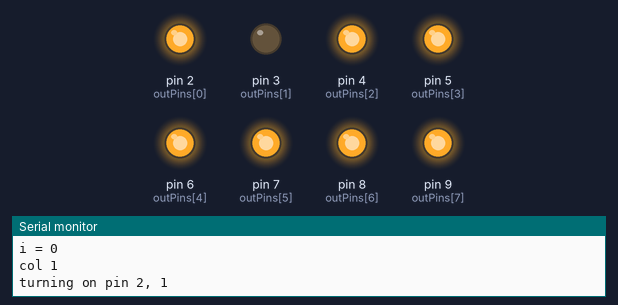
A sketch run on a simulated Arduino Uno, built with avr-gcc and run on an emulated ATmega328P. On the bench: output pins drawn as LEDs (lit = HIGH), the last lines printed to the serial monitor.

Above: at 0.2 s.
At 3.7 s:
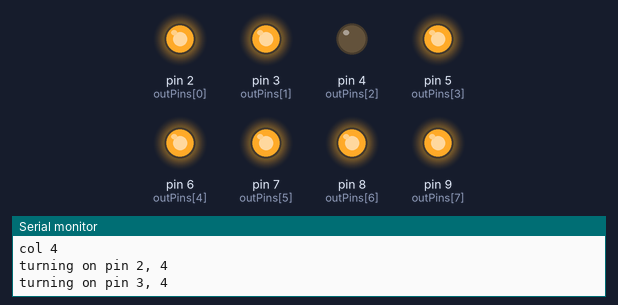
At 6.5 s:
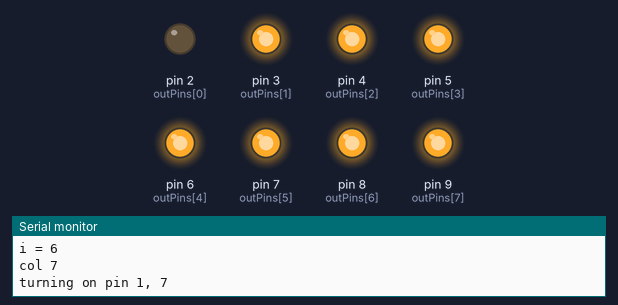
Timing chart, 0 to 9.2 s (numbered marks = the images above):
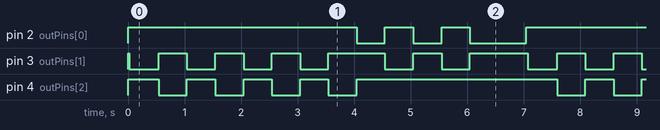

Measured:
- by itself, pin 2 (outPins[0]): repeats every 7.0 s: HIGH 0.50 s, LOW 0.50 s, HIGH 0.50 s, LOW 1.0 s, HIGH 4.0 s, LOW 0.50 s
- by itself, pin 4 (outPins[2]): repeats every 7.0 s: 3 × (HIGH 0.50 s, LOW 0.50 s), HIGH 3.5 s, LOW 0.50 s
- by itself, pin 3 (outPins[1]): repeats every 7.0 s: 3 × (HIGH 0.50 s, LOW 0.50 s), HIGH 1.0 s, LOW 0.50 s, HIGH 0.50 s, LOW 0.50 s, HIGH 1.0 s, LOW 0.52 s

The sketch:

arduino_code.ino
```cpp
int outPins[8] = {2, 3, 4, 5, 6, 7, 8, 9};
int muxPins[3] = {12, 11, 10};
String board = "0110000001100000011000000110000011000000110000001000000010000000";//"1111111111111111111111111111111111111111111111111111111111111111";


void setup() {
  // put your setup code here, to run once:
  Serial.begin(9600);
  for (int i = 0; i < 8; i++) {
    pinMode(outPins[i], OUTPUT);
    digitalWrite(outPins[i], HIGH);
  }
  pinMode(muxPins[0], OUTPUT);
  pinMode(muxPins[1], OUTPUT);
  pinMode(muxPins[2], OUTPUT);
  pinMode(muxPins[0], LOW);
  pinMode(muxPins[1], LOW);
  pinMode(muxPins[2], LOW);
}

void loop() {
  // put your main code here, to run repeatedly:

  while(1) {//Serial.available()) {
    //board = Serial.readString();
    Serial.println(board);
    Serial.println(board.length());
    if (board.length() != 64)
      continue;
    int index = 0;
    for (int i = 0; i < 8; i++) {

      for (int w = 0; w < 8; w++) {
        digitalWrite(outPins[w], HIGH);
      }
      for (int w = 0; w < 3; w++) {
        digitalWrite(muxPins[w], LOW);
      }


      Serial.print("i = ");
      Serial.println(i);
      if (i == 0) {
        //case 0: // S = 000
          digitalWrite(muxPins[0], LOW);
          digitalWrite(muxPins[1], LOW);
          digitalWrite(muxPins[2], LOW);
          Serial.println("col 1");
      }
      else if (i == 1) {//  case 1: // S = 001
          digitalWrite(muxPins[0], HIGH);
          digitalWrite(muxPins[1], LOW);
          digitalWrite(muxPins[2], LOW);
          Serial.println("col 2");
      }
      else if (i == 2) {//  case 2: // S = 010
          digitalWrite(muxPins[0], LOW);
          digitalWrite(muxPins[1], HIGH);
          digitalWrite(muxPins[2], LOW);
          Serial.println("col 3");
      }
      else if (i == 3) {//  case 3: // S = 011
          digitalWrite(muxPins[0], HIGH);
          digitalWrite(muxPins[1], HIGH);
          digitalWrite(muxPins[2], LOW);
          Serial.println("col 4");
      }
      else if (i == 4) {//  case 4: // S = 100
          digitalWrite(muxPins[0], LOW);
          digitalWrite(muxPins[1], LOW);
          digitalWrite(muxPins[2], HIGH);
          Serial.println("col 5");
      }
      else if (i == 5) {//  case 5: // S = 101
          digitalWrite(muxPins[0], HIGH);
          digitalWrite(muxPins[1], LOW);
          digitalWrite(muxPins[2], HIGH);
          Serial.println("col 6");
      }
      else if (i == 6) {//  case 6: // S = 110
          digitalWrite(muxPins[0], LOW);
          digitalWrite(muxPins[1], HIGH);
          digitalWrite(muxPins[2], HIGH);
          Serial.println("col 7");
      }
      else if (i == 7) {//  case 7: // S = 111
          digitalWrite(muxPins[0], HIGH);
          digitalWrite(muxPins[1], HIGH);
          digitalWrite(muxPins[2], HIGH);
          Serial.println("col 8");
      }
      else {//  default:
          digitalWrite(muxPins[0], LOW);
          digitalWrite(muxPins[1], LOW);
          digitalWrite(muxPins[2], LOW);
          Serial.println("default");
      }


      for (int j = 0; j < 8; j++) {
        if (board.charAt(j + i*8) == '1') {
          digitalWrite(outPins[j], LOW);
          Serial.print("turning on pin ");
          Serial.print(j+1);
          Serial.print(", ");
          Serial.println(i+1);
          delay(500);
          digitalWrite(outPins[j], HIGH);
        }
      }

      //delay(500);

      //for (int j = 0; j < 8; j++) {
        //if (board.charAt(i + j*8) == '1') {
          //digitalWrite(outPins[j], HIGH);
        //}
      //}

      index++;
    }
  }

}


//if we want to acces via row, one pin at a time
/*if (board.charAt(index++) == '1') {
  digitalWrite(outPins[j], HIGH);
  delay(250);
  digitalWrite(outPins[j], LOW);
}*/
```
